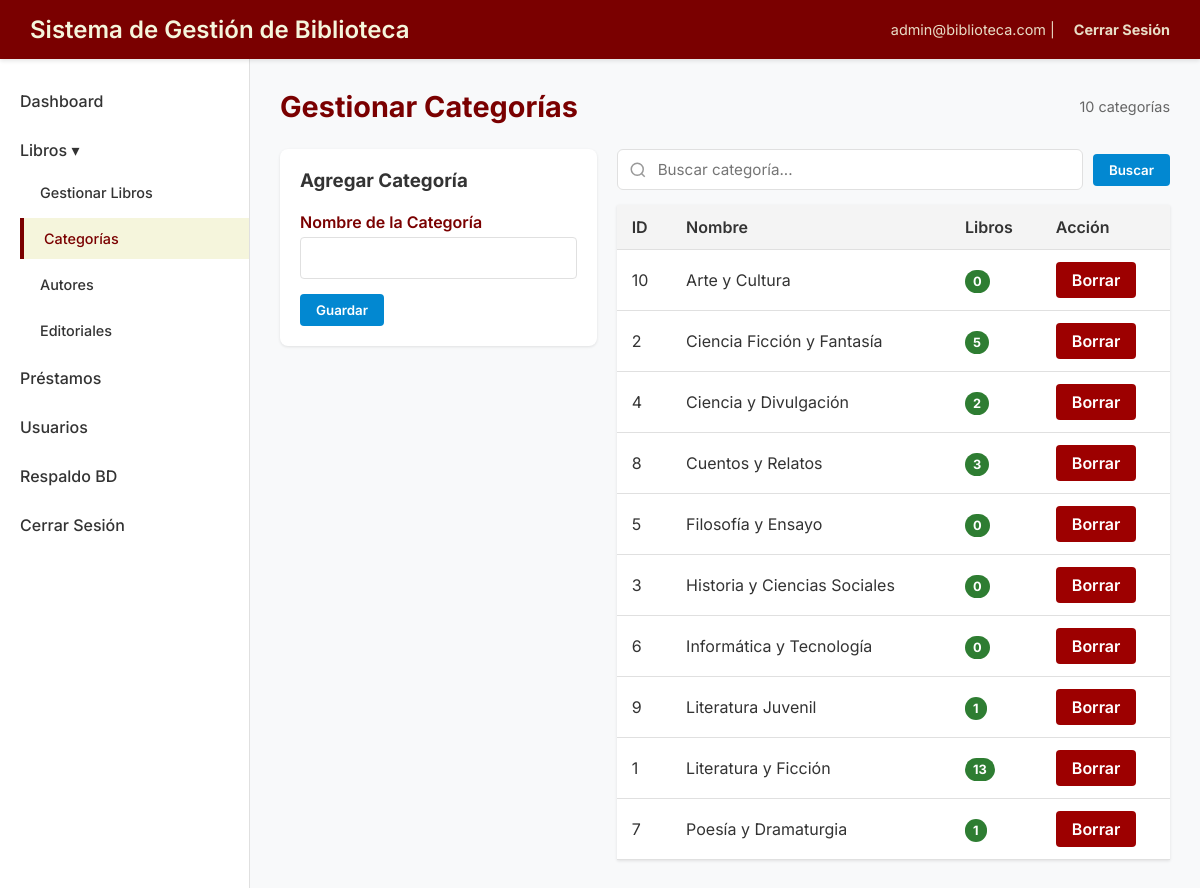
/pages/categories.php (signed in), run on the app's committed database.
### tables this page shows
CREATE TABLE IF NOT EXISTS `categories` (
    `id` INT AUTO_INCREMENT PRIMARY KEY,
    `name` VARCHAR(255) NOT NULL
);

### pages/categories.php (the view, shortened to what this page needs)
<?php
require_once __DIR__ . '/../config.php';
require_once __DIR__ . '/../includes/header.php';
$search = isset($_GET['search']) ? trim($_GET['search']) : '';
$per_page = 20;
$page = isset($_GET['page']) ? max(1, intval($_GET['page'])) : 1;
$offset = ($page - 1) * $per_page;
$where = '';
$params = [];
$count_stmt = $pdo->prepare("SELECT COUNT(*) FROM categories $where");
$count_stmt->execute($params);
$total = $count_stmt->fetchColumn();
$stmt = $pdo->prepare("SELECT * FROM categories $where ORDER BY name ASC LIMIT $per_page OFFSET $offset");
$stmt->execute($params);
$categories = $stmt->fetchAll();
?>
<?php require_once __DIR__ . '/../includes/sidebar.php'; ?>
<div class="content-header">
    <h2>Gestionar Categorías</h2>
    <span id="result-count" style="color: #666; font-size: 0.9rem;"><?php echo number_format($total); ?> categorías</span>
</div>
<div style="display: flex; gap: 20px;">
    <?php if ($_SESSION['user_role'] !== 'Lector'): ?>
    <div class="form-container" style="flex: 1; height: max-content;">
        <h3>Agregar Categoría</h3><br>
        <form method="POST">
            <div class="form-group">
                <label>Nombre de la Categoría</label>
                <input type="text" name="name" class="form-control" required>
            </div>
            <button type="submit" name="add_item" class="btn btn-primary">Guardar</button>
        </form>
    </div>
    <?php endif; ?>
    <div style="flex: 2;">
        <form method="GET" class="search-filters-bar" style="margin-bottom: 15px;" id="searchForm">
            <div class="search-input-wrapper">
                <input type="text" name="search" id="liveSearchInput" class="search-input" placeholder="Buscar categoría..." value="<?php echo htmlspecialchars($search); ?>" autocomplete="off">
            </div>
            <button type="submit" class="btn btn-primary">Buscar</button>
        </form>
        <div id="searchResults">
        <table class="data-table">
            <thead>
                <tr>
                    <th>ID</th>
                    <th>Nombre</th>
                    <th>Libros</th>
                    <th>Acción</th>
                </tr>
            </thead>
            <tbody>
                <?php foreach ($categories as $item):
                    $book_count = $pdo->prepare("SELECT COUNT(*) FROM books WHERE category_id = ?");
                    $book_count->execute([$item['id']]);
                    $count = $book_count->fetchColumn();
                ?>
                <tr>
                    <td><?php echo $item['id']; ?></td>
                    <td><?php echo htmlspecialchars($item['name']); ?></td>
                    <td><span class="status-badge status-available"><?php echo $count; ?></span></td>
                    <?php if ($_SESSION['user_role'] !== 'Lector'): ?>
                    <td>
                        <a href="categories.php?delete=<?php echo $item['id']; ?>" class="btn btn-delete" onclick="return confirm('¿Borrar categoría?');">Borrar</a>
                    </td>
                    <?php else: ?>
                    <td>-</td>
                    <?php endif; ?>
                </tr>
                <?php endforeach; ?>
            </tbody>
        </table>
        </div>
    </div>
</div>
<?php require_once __DIR__ . '/../includes/footer.php'; ?>

### style.css (style rules this page uses)
:root { --color-primary: #7a0000; --color-secondary: beige; --color-accent: #9d0000; --color-success: #2e7d32; --color-warning: #f57c00; --color-info: #0288d1; --color-text-dark: #333333; --color-bg-light: #f8f9fa; --color-border: #e0e0e0; }
* { margin: 0; padding: 0; box-sizing: border-box; font-family: 'Inter', 'Roboto', 'Helvetica Neue', Arial, sans-serif; }
body { background-color: var(--color-bg-light); color: var(--color-text-dark); display: flex; flex-direction: column; min-height: 100vh; }
.content-header { display: flex; justify-content: space-between; align-items: center; margin-bottom: 25px; }
.content-header h2 { font-size: 1.8rem; color: var(--color-primary); }
.btn { padding: 8px 16px; border: none; border-radius: 4px; cursor: pointer; font-weight: 600; text-decoration: none; display: inline-block; transition: background-color 0.2s; color: white; }
.btn-primary { background-color: var(--color-info); }
.btn-delete { background-color: var(--color-accent); }
.data-table { width: 100%; background: #fff; border-collapse: collapse; box-shadow: 0 1px 3px rgba(0,0,0,0.1); }
.data-table th, .data-table td { padding: 12px 15px; text-align: left; border-bottom: 1px solid var(--color-border); }
.data-table th { background-color: #f4f4f4; font-weight: 600; color: var(--color-text-dark); }
.status-badge { padding: 4px 8px; border-radius: 12px; font-size: 0.8rem; font-weight: bold; color: white; }
.status-available { background-color: var(--color-success); }
.form-group { margin-bottom: 15px; text-align: left; }
.form-group label { display: block; margin-bottom: 5px; font-weight: 600; color: var(--color-primary); }
.form-control { width: 100%; padding: 10px; border: 1px solid var(--color-border); border-radius: 4px; font-size: 1rem; }
.form-container { background: white; padding: 20px; border-radius: 8px; box-shadow: 0 1px 3px rgba(0,0,0,0.1); max-width: 600px; }
.search-filters-bar { display: flex; gap: 10px; align-items: center; margin-bottom: 20px; flex-wrap: wrap; }
.search-input-wrapper { position: relative; flex: 1; min-width: 250px; }
.search-input { width: 100%; padding: 10px 12px 10px 40px; border: 1px solid var(--color-border); border-radius: 6px; font-size: 0.95rem; transition: border-color 0.2s, box-shadow 0.2s; background: white; }
#searchResults { transition: opacity 0.15s ease; }

### data on the page
categories: id "10", name "Arte y Cultura", count "0"
categories: id "2", name "Ciencia Ficción y Fantasía", count "5"
categories: id "4", name "Ciencia y Divulgación", count "2"
categories: id "8", name "Cuentos y Relatos", count "3"
categories: id "5", name "Filosofía y Ensayo", count "0"
categories: id "3", name "Historia y Ciencias Sociales", count "0"
categories: id "6", name "Informática y Tecnología", count "0"
categories: id "9", name "Literatura Juvenil", count "1"
categories: id "1", name "Literatura y Ficción", count "13"
categories: id "7", name "Poesía y Dramaturgia", count "1"

### other printed values
$usuario_logueado "admin@biblioteca.com"
$total "10"
